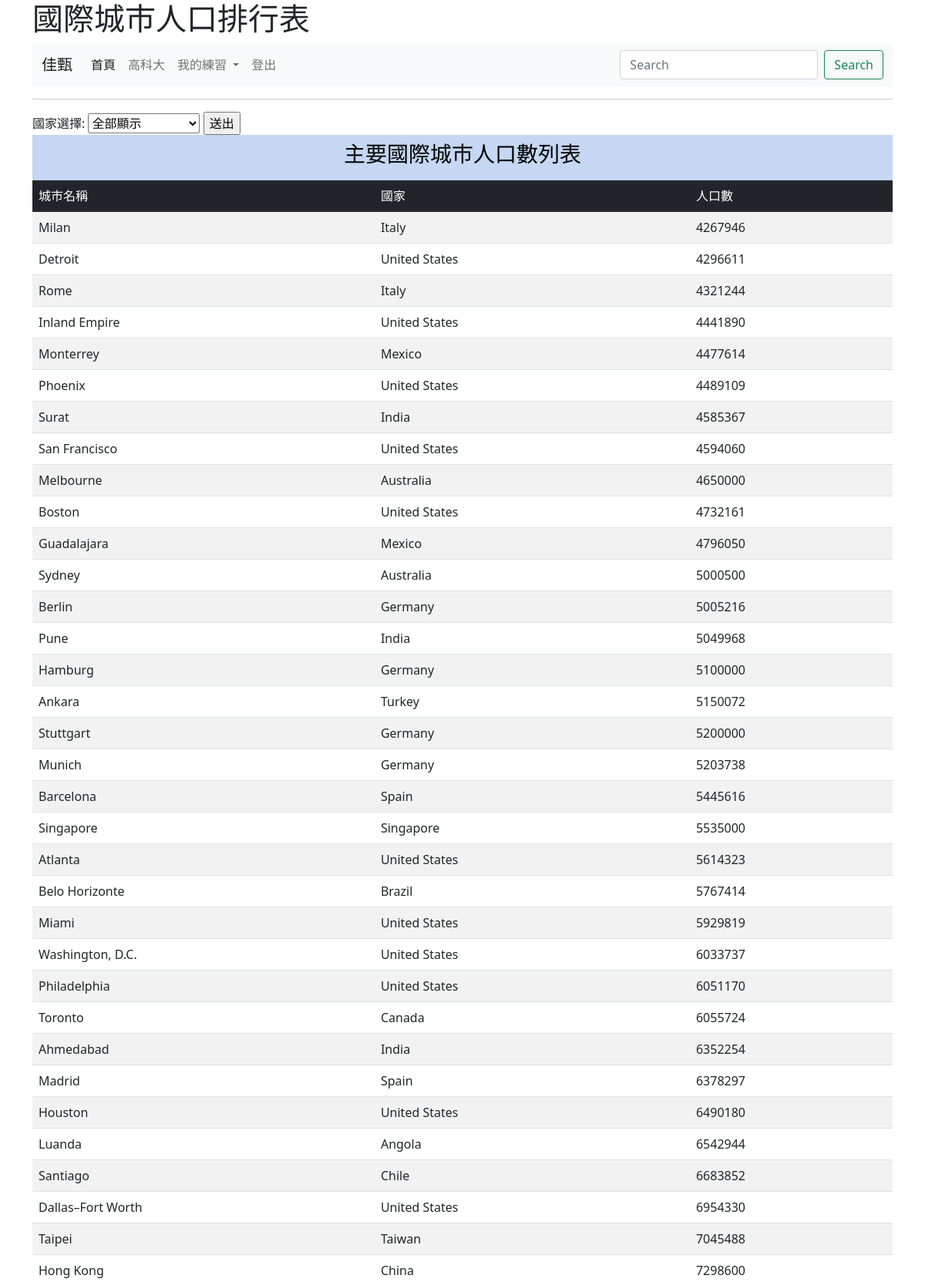
Page /rank/ (signed in, upper part) on the committed database.
### mysite/models.py (models this page shows, shortened)
class City(models.Model):
	name = models.CharField(max_length=50)
	population = models.IntegerField()
	country = models.ForeignKey(Country, on_delete=models.CASCADE)

class Country(models.Model):
	country_id = models.IntegerField()
	name = models.CharField(max_length=50)
	def __str__(self):
		return self.name

### mysite/views.py (the view)
# urls.py: path('rank/', views.rank),
@login_required(login_url="/admin/login/")
def rank(request):
	if request.method == 'POST':
		id = request.POST["id"]
		if id.strip() =="999":
			return redirect("/rank")
		try:
			country = Country.objects.get(id=id)
		except:
			return redirect("/rank/")
		cities = City.objects.filter(country=country)
	else:
		cities = City.objects.all().order_by('population')
	countries = Country.objects.all()
	return render(request, 'rank.html', locals())

### templates/rank.html (shortened to what this page needs)
{% extends "base.html" %}
{% block main %}
  <hr>
  <form action="/rank/" method=POST>
   國家選擇:
    <select name="id">
      <option value="999">全部顯示</option>
    </select>
    <input type='submit' value="送出">
  </form>
  <table class="table table-striped">
    <tr class="table-primary">
      <td colspan="3" align=center><h3>主要國際城市人口數列表</h3></td>
    </tr>
    <tr class="table-dark"><td>城市名稱</td><td>國家</td><td>人口數</td></tr>
    {% for city in cities %}
    <tr>
      <td>{{ city.name }}</td>
      <td>{{ city.country }}</td>
      <td>{{ city.population }}</td>
    </tr>
    {% endfor %}
  </table>
{% endblock %}

### templates/menu.html (shortened to what this page needs)
<nav class="navbar navbar-expand-lg navbar-light bg-light">
  <div class="container-fluid">
    <a class="navbar-brand" href="#">
      {%if request.user.is_authenticated %}
        {{ request.user.first_name }}
      {% else %}
        未登入訪客
      {% endif %}
    </a>
    <div class="collapse navbar-collapse" id="navbarSupportedContent">
      <ul class="navbar-nav me-auto mb-2 mb-lg-0">
        <li class="nav-item">
          <a class="nav-link active" aria-current="page" href="#">首頁</a>
        </li>
        <li class="nav-item">
          <a class="nav-link" href="#">高科大</a>
        </li>
        <li class="nav-item dropdown">
          <a class="nav-link dropdown-toggle" href="#" id="navbarDropdown" role="button" data-bs-toggle="dropdown" aria-expanded="false">
            我的練習
          </a>
        </li>
        {% if request.user.is_authenticated %}
          <li class="nav-item">
            <a class="nav-link " href="/logout/" tabindex="-1" >登出</a>
          </li>
        {% else %}
          <li class="nav-item">
            <a class="nav-link " href="/admin/login/?next=/" tabindex="-1" >登入</a>
          </li>
        {% endif %}
      </ul>
      <form class="d-flex">
        <input class="form-control me-2" type="search" placeholder="Search" aria-label="搜尋">
        <button class="btn btn-outline-success" type="submit">Search</button>
      </form>
    </div>
  </div>
</nav>

### rows in the picture
City: name "Milan", country "Italy", population "4267946"
City: name "Detroit", country "United States", population "4296611"
City: name "Rome", country "Italy", population "4321244"
City: name "Inland Empire", country "United States", population "4441890"
City: name "Monterrey", country "Mexico", population "4477614"
City: name "Phoenix", country "United States", population "4489109"
City: name "Surat", country "India", population "4585367"
City: name "San Francisco", country "United States", population "4594060"
City: name "Melbourne", country "Australia", population "4650000"
City: name "Boston", country "United States", population "4732161"
City: name "Guadalajara", country "Mexico", population "4796050"
City: name "Sydney", country "Australia", population "5000500"
City: name "Berlin", country "Germany", population "5005216"
City: name "Pune", country "India", population "5049968"
City: name "Hamburg", country "Germany", population "5100000"
City: name "Ankara", country "Turkey", population "5150072"
City: name "Stuttgart", country "Germany", population "5200000"
City: name "Munich", country "Germany", population "5203738"
City: name "Barcelona", country "Spain", population "5445616"
City: name "Singapore", country "Singapore", population "5535000"
City: name "Atlanta", country "United States", population "5614323"
City: name "Belo Horizonte", country "Brazil", population "5767414"
City: name "Miami", country "United States", population "5929819"
City: name "Washington, D.C.", country "United States", population "6033737"
City: name "Philadelphia", country "United States", population "6051170"
City: name "Toronto", country "Canada", population "6055724"
City: name "Ahmedabad", country "India", population "6352254"
City: name "Madrid", country "Spain", population "6378297"
City: name "Houston", country "United States", population "6490180"
City: name "Luanda", country "Angola", population "6542944"
City: name "Santiago", country "Chile", population "6683852"
City: name "Dallas–Fort Worth", country "United States", population "6954330"
City: name "Taipei", country "Taiwan", population "7045488"
City: name "Hong Kong", country "China", population "7298600"

### other values in the picture
{{ request.user.first_name }} "佳甄"
